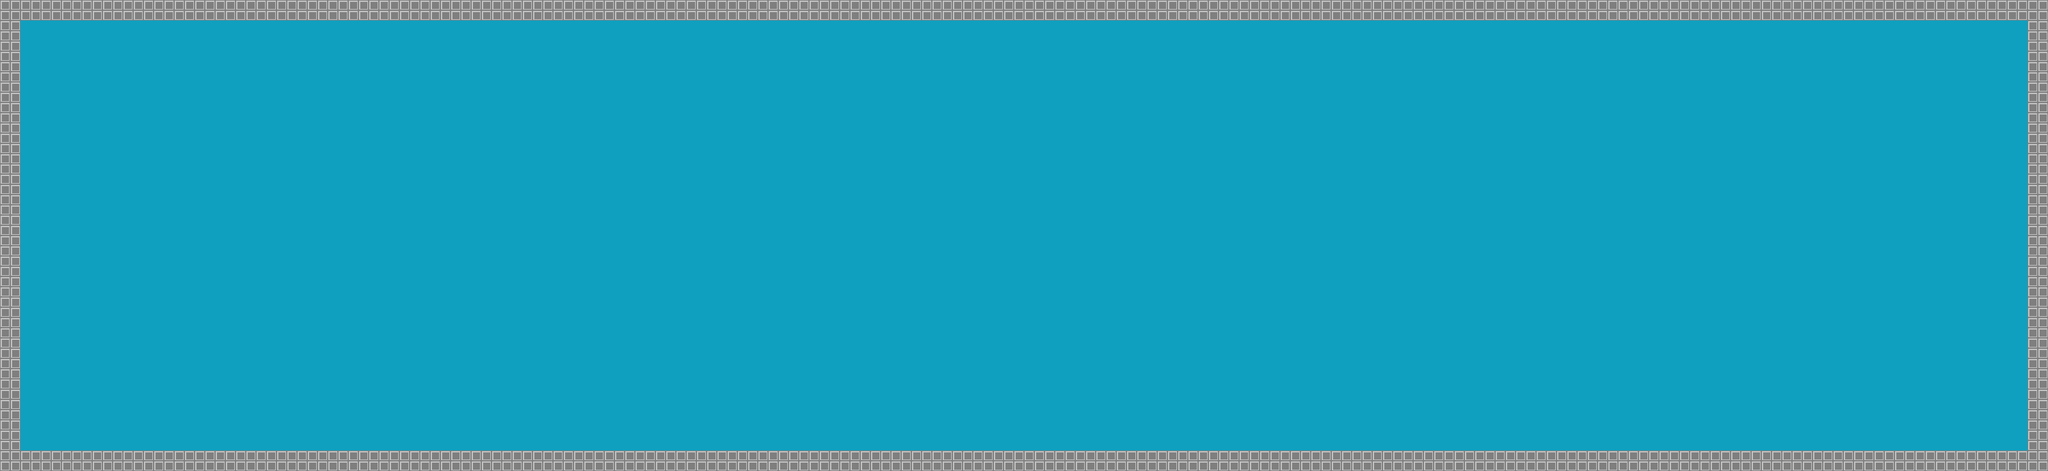

A level layout from a 2D game, rendered from its tile map. Below: a short description, then the map file with tile-grid data replaced by summaries:
An orthogonal 100x23 tile map with 32x32 px tiles, 1 tile layer (Tile Layer 1).

<map version="1.0" orientation="orthogonal" width="100" height="23" tilewidth="32" tileheight="32">
 <tileset firstgid="1" name="myt" tilewidth="32" tileheight="32" spacing="2">
  <image source="../images/level.png" width="128" height="256" />
 </tileset>
 <layer name="Tile Layer 1" width="100" height="23">
  <data>[2300 cells, 2300 non-empty, 2 distinct tile ids]</data>
 </layer>
</map>
